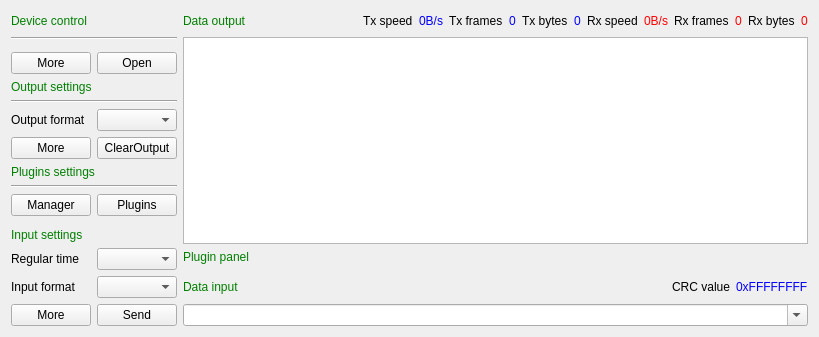
<?xml version="1.0" encoding="UTF-8"?>
<ui version="4.0">
 <class>SAKDebugger</class>
 <widget class="QWidget" name="SAKDebugger">
  <property name="geometry">
   <rect>
    <x>0</x>
    <y>0</y>
    <width>819</width>
    <height>331</height>
   </rect>
  </property>
  <property name="windowTitle">
   <string notr="true">Form</string>
  </property>
  <layout class="QGridLayout" name="gridLayout">
   <item row="3" column="1">
    <widget class="QPushButton" name="switchPushButton">
     <property name="text">
      <string>Open</string>
     </property>
    </widget>
   </item>
   <item row="0" column="0" colspan="2">
    <widget class="QLabel" name="label_4">
     <property name="styleSheet">
      <string notr="true">QLabel{
    color:green
}</string>
     </property>
     <property name="text">
      <string>Device control</string>
     </property>
    </widget>
   </item>
   <item row="6" column="1">
    <widget class="QComboBox" name="outputTextFormatComboBox"/>
   </item>
   <item row="13" column="0">
    <widget class="QLabel" name="label_19">
     <property name="text">
      <string>Regular time</string>
     </property>
     <property name="alignment">
      <set>Qt::AlignLeading|Qt::AlignLeft|Qt::AlignVCenter</set>
     </property>
    </widget>
   </item>
   <item row="14" column="2">
    <widget class="QLabel" name="label_26">
     <property name="styleSheet">
      <string notr="true">QLabel{
    color:green
}</string>
     </property>
     <property name="text">
      <string>Data input</string>
     </property>
    </widget>
   </item>
   <item row="4" column="0" colspan="2">
    <widget class="QLabel" name="label_5">
     <property name="styleSheet">
      <string notr="true">QLabel{
    color:green
}</string>
     </property>
     <property name="text">
      <string>Output settings</string>
     </property>
    </widget>
   </item>
   <item row="14" column="3">
    <widget class="QLabel" name="infoLabel">
     <property name="sizePolicy">
      <sizepolicy hsizetype="Expanding" vsizetype="Preferred">
       <horstretch>0</horstretch>
       <verstretch>0</verstretch>
      </sizepolicy>
     </property>
     <property name="minimumSize">
      <size>
       <width>0</width>
       <height>0</height>
      </size>
     </property>
     <property name="styleSheet">
      <string notr="true">QLabel{color:red}</string>
     </property>
     <property name="text">
      <string/>
     </property>
    </widget>
   </item>
   <item row="7" column="1">
    <widget class="QPushButton" name="clearOutputPushButton">
     <property name="text">
      <string>ClearOutput</string>
     </property>
    </widget>
   </item>
   <item row="12" column="0" colspan="2">
    <widget class="QLabel" name="label_28">
     <property name="styleSheet">
      <string notr="true">QLabel{
    color:green
}</string>
     </property>
     <property name="text">
      <string>Input settings</string>
     </property>
    </widget>
   </item>
   <item row="15" column="1">
    <widget class="QPushButton" name="sendPushButton">
     <property name="text">
      <string>Send</string>
     </property>
    </widget>
   </item>
   <item row="13" column="1">
    <widget class="QComboBox" name="cyclingTimeComboBox"/>
   </item>
   <item row="14" column="4">
    <widget class="QWidget" name="widget_2" native="true">
     <property name="sizePolicy">
      <sizepolicy hsizetype="Preferred" vsizetype="Preferred">
       <horstretch>0</horstretch>
       <verstretch>0</verstretch>
      </sizepolicy>
     </property>
     <layout class="QHBoxLayout" name="horizontalLayout_2">
      <property name="leftMargin">
       <number>0</number>
      </property>
      <property name="topMargin">
       <number>0</number>
      </property>
      <property name="rightMargin">
       <number>0</number>
      </property>
      <property name="bottomMargin">
       <number>0</number>
      </property>
      <item>
       <widget class="QLabel" name="label_17">
        <property name="layoutDirection">
         <enum>Qt::LeftToRight</enum>
        </property>
        <property name="text">
         <string>CRC value</string>
        </property>
        <property name="alignment">
         <set>Qt::AlignRight|Qt::AlignTrailing|Qt::AlignVCenter</set>
        </property>
       </widget>
      </item>
      <item>
       <widget class="QLabel" name="crcLabel">
        <property name="styleSheet">
         <string notr="true">QLabel{
    color:blue
}</string>
        </property>
        <property name="text">
         <string notr="true">0xFFFFFFFF</string>
        </property>
        <property name="alignment">
         <set>Qt::AlignLeading|Qt::AlignLeft|Qt::AlignVCenter</set>
        </property>
       </widget>
      </item>
     </layout>
    </widget>
   </item>
   <item row="6" column="0">
    <widget class="QLabel" name="label_12">
     <property name="text">
      <string>Output format</string>
     </property>
    </widget>
   </item>
   <item row="11" column="1">
    <spacer name="verticalSpacer">
     <property name="orientation">
      <enum>Qt::Vertical</enum>
     </property>
     <property name="sizeHint" stdset="0">
      <size>
       <width>20</width>
       <height>40</height>
      </size>
     </property>
    </spacer>
   </item>
   <item row="10" column="1">
    <widget class="QPushButton" name="pluginsPushButton">
     <property name="text">
      <string>Plugins</string>
     </property>
    </widget>
   </item>
   <item row="2" column="0" colspan="2">
    <widget class="QWidget" name="controllerWidget" native="true"/>
   </item>
   <item row="14" column="1">
    <widget class="QComboBox" name="inputFormatComboBox">
     <property name="sizePolicy">
      <sizepolicy hsizetype="Preferred" vsizetype="Fixed">
       <horstretch>0</horstretch>
       <verstretch>0</verstretch>
      </sizepolicy>
     </property>
    </widget>
   </item>
   <item row="15" column="0">
    <widget class="QPushButton" name="moreInputSettingsPushButton">
     <property name="text">
      <string>More</string>
     </property>
    </widget>
   </item>
   <item row="5" column="0" colspan="2">
    <widget class="Line" name="line_5">
     <property name="orientation">
      <enum>Qt::Horizontal</enum>
     </property>
    </widget>
   </item>
   <item row="14" column="0">
    <widget class="QLabel" name="label_2">
     <property name="text">
      <string>Input format</string>
     </property>
     <property name="alignment">
      <set>Qt::AlignLeading|Qt::AlignLeft|Qt::AlignVCenter</set>
     </property>
    </widget>
   </item>
   <item row="15" column="2" colspan="3">
    <widget class="QComboBox" name="inputComboBox">
     <property name="editable">
      <bool>true</bool>
     </property>
    </widget>
   </item>
   <item row="7" column="0">
    <widget class="QPushButton" name="moreOutputSettingsPushButton">
     <property name="text">
      <string>More</string>
     </property>
    </widget>
   </item>
   <item row="0" column="2">
    <widget class="QLabel" name="label_3">
     <property name="styleSheet">
      <string notr="true">QLabel{
    color:green
}</string>
     </property>
     <property name="text">
      <string>Data output</string>
     </property>
    </widget>
   </item>
   <item row="10" column="0">
    <widget class="QPushButton" name="managerPushButton">
     <property name="text">
      <string>Manager</string>
     </property>
    </widget>
   </item>
   <item row="8" column="0" colspan="2">
    <widget class="QLabel" name="label_9">
     <property name="styleSheet">
      <string notr="true">QLabel{
    color:green
}</string>
     </property>
     <property name="text">
      <string>Plugins settings</string>
     </property>
    </widget>
   </item>
   <item row="0" column="3" colspan="2">
    <widget class="QWidget" name="widget" native="true">
     <layout class="QHBoxLayout" name="horizontalLayout">
      <property name="leftMargin">
       <number>0</number>
      </property>
      <property name="topMargin">
       <number>0</number>
      </property>
      <property name="rightMargin">
       <number>0</number>
      </property>
      <property name="bottomMargin">
       <number>0</number>
      </property>
      <item>
       <spacer name="horizontalSpacer">
        <property name="orientation">
         <enum>Qt::Horizontal</enum>
        </property>
        <property name="sizeHint" stdset="0">
         <size>
          <width>40</width>
          <height>20</height>
         </size>
        </property>
       </spacer>
      </item>
      <item>
       <widget class="QLabel" name="label_13">
        <property name="text">
         <string>Tx speed</string>
        </property>
        <property name="alignment">
         <set>Qt::AlignLeading|Qt::AlignLeft|Qt::AlignVCenter</set>
        </property>
       </widget>
      </item>
      <item>
       <widget class="QLabel" name="txSpeedLabel">
        <property name="styleSheet">
         <string notr="true">QLabel{
    color:blue
}</string>
        </property>
        <property name="text">
         <string notr="true">0B/s</string>
        </property>
        <property name="alignment">
         <set>Qt::AlignLeading|Qt::AlignLeft|Qt::AlignVCenter</set>
        </property>
       </widget>
      </item>
      <item>
       <widget class="QLabel" name="label_14">
        <property name="text">
         <string>Tx frames</string>
        </property>
        <property name="alignment">
         <set>Qt::AlignLeading|Qt::AlignLeft|Qt::AlignVCenter</set>
        </property>
       </widget>
      </item>
      <item>
       <widget class="QLabel" name="txFramesLabel">
        <property name="styleSheet">
         <string notr="true">QLabel{
    color:blue
}</string>
        </property>
        <property name="text">
         <string notr="true">0</string>
        </property>
        <property name="alignment">
         <set>Qt::AlignLeading|Qt::AlignLeft|Qt::AlignVCenter</set>
        </property>
       </widget>
      </item>
      <item>
       <widget class="QLabel" name="label_15">
        <property name="text">
         <string>Tx bytes</string>
        </property>
        <property name="alignment">
         <set>Qt::AlignLeading|Qt::AlignLeft|Qt::AlignVCenter</set>
        </property>
       </widget>
      </item>
      <item>
       <widget class="QLabel" name="txBytesLabel">
        <property name="styleSheet">
         <string notr="true">QLabel{
    color:blue
}</string>
        </property>
        <property name="text">
         <string notr="true">0</string>
        </property>
        <property name="alignment">
         <set>Qt::AlignLeading|Qt::AlignLeft|Qt::AlignVCenter</set>
        </property>
       </widget>
      </item>
      <item>
       <widget class="QLabel" name="label_11">
        <property name="text">
         <string>Rx speed</string>
        </property>
        <property name="alignment">
         <set>Qt::AlignLeading|Qt::AlignLeft|Qt::AlignVCenter</set>
        </property>
       </widget>
      </item>
      <item>
       <widget class="QLabel" name="rxSpeedLabel">
        <property name="styleSheet">
         <string notr="true">QLabel{
    color:red
}</string>
        </property>
        <property name="text">
         <string notr="true">0B/s</string>
        </property>
        <property name="alignment">
         <set>Qt::AlignLeading|Qt::AlignLeft|Qt::AlignVCenter</set>
        </property>
       </widget>
      </item>
      <item>
       <widget class="QLabel" name="label_16">
        <property name="text">
         <string>Rx frames</string>
        </property>
        <property name="alignment">
         <set>Qt::AlignLeading|Qt::AlignLeft|Qt::AlignVCenter</set>
        </property>
       </widget>
      </item>
      <item>
       <widget class="QLabel" name="rxFramesLabel">
        <property name="styleSheet">
         <string notr="true">QLabel{
    color:red
}</string>
        </property>
        <property name="text">
         <string notr="true">0</string>
        </property>
        <property name="alignment">
         <set>Qt::AlignLeading|Qt::AlignLeft|Qt::AlignVCenter</set>
        </property>
       </widget>
      </item>
      <item>
       <widget class="QLabel" name="label_18">
        <property name="text">
         <string>Rx bytes</string>
        </property>
        <property name="alignment">
         <set>Qt::AlignLeading|Qt::AlignLeft|Qt::AlignVCenter</set>
        </property>
       </widget>
      </item>
      <item>
       <widget class="QLabel" name="rxBytesLabel">
        <property name="layoutDirection">
         <enum>Qt::LeftToRight</enum>
        </property>
        <property name="styleSheet">
         <string notr="true">QLabel{
    color:red
}</string>
        </property>
        <property name="text">
         <string notr="true">0</string>
        </property>
        <property name="alignment">
         <set>Qt::AlignLeading|Qt::AlignLeft|Qt::AlignVCenter</set>
        </property>
       </widget>
      </item>
     </layout>
    </widget>
   </item>
   <item row="3" column="0">
    <widget class="QPushButton" name="deviceMorePushButton">
     <property name="text">
      <string>More</string>
     </property>
    </widget>
   </item>
   <item row="1" column="0" colspan="2">
    <widget class="Line" name="line_3">
     <property name="orientation">
      <enum>Qt::Horizontal</enum>
     </property>
    </widget>
   </item>
   <item row="1" column="2" rowspan="13" colspan="3">
    <widget class="QWidget" name="widget_3" native="true">
     <layout class="QVBoxLayout" name="verticalLayout">
      <property name="leftMargin">
       <number>0</number>
      </property>
      <property name="topMargin">
       <number>0</number>
      </property>
      <property name="rightMargin">
       <number>0</number>
      </property>
      <property name="bottomMargin">
       <number>0</number>
      </property>
      <item>
       <widget class="QTextBrowser" name="outputTextBroswer">
        <property name="html">
         <string notr="true">&lt;!DOCTYPE HTML PUBLIC &quot;-//W3C//DTD HTML 4.0//EN&quot; &quot;http://www.w3.org/TR/REC-html40/strict.dtd&quot;&gt;
&lt;html&gt;&lt;head&gt;&lt;meta name=&quot;qrichtext&quot; content=&quot;1&quot; /&gt;&lt;style type=&quot;text/css&quot;&gt;
p, li { white-space: pre-wrap; }
&lt;/style&gt;&lt;/head&gt;&lt;body style=&quot; font-family:'SimSun'; font-size:9pt; font-weight:400; font-style:normal;&quot;&gt;
&lt;p style=&quot;-qt-paragraph-type:empty; margin-top:0px; margin-bottom:0px; margin-left:0px; margin-right:0px; -qt-block-indent:0; text-indent:0px;&quot;&gt;&lt;br /&gt;&lt;/p&gt;&lt;/body&gt;&lt;/html&gt;</string>
        </property>
       </widget>
      </item>
      <item>
       <widget class="QLabel" name="pluginPanelLabel">
        <property name="styleSheet">
         <string notr="true">QLabel{
    color:green
}</string>
        </property>
        <property name="text">
         <string>Plugin panel</string>
        </property>
       </widget>
      </item>
      <item>
       <widget class="QWidget" name="pluginPanelWidget" native="true">
        <property name="sizePolicy">
         <sizepolicy hsizetype="Expanding" vsizetype="Preferred">
          <horstretch>0</horstretch>
          <verstretch>0</verstretch>
         </sizepolicy>
        </property>
        <property name="minimumSize">
         <size>
          <width>0</width>
          <height>0</height>
         </size>
        </property>
       </widget>
      </item>
     </layout>
    </widget>
   </item>
   <item row="9" column="0" colspan="2">
    <widget class="Line" name="line">
     <property name="orientation">
      <enum>Qt::Horizontal</enum>
     </property>
    </widget>
   </item>
  </layout>
 </widget>
 <resources/>
 <connections>
  <connection>
   <sender>clearOutputPushButton</sender>
   <signal>clicked()</signal>
   <receiver>outputTextBroswer</receiver>
   <slot>clear()</slot>
   <hints>
    <hint type="sourcelabel">
     <x>123</x>
     <y>123</y>
    </hint>
    <hint type="destinationlabel">
     <x>162</x>
     <y>123</y>
    </hint>
   </hints>
  </connection>
 </connections>
</ui>
